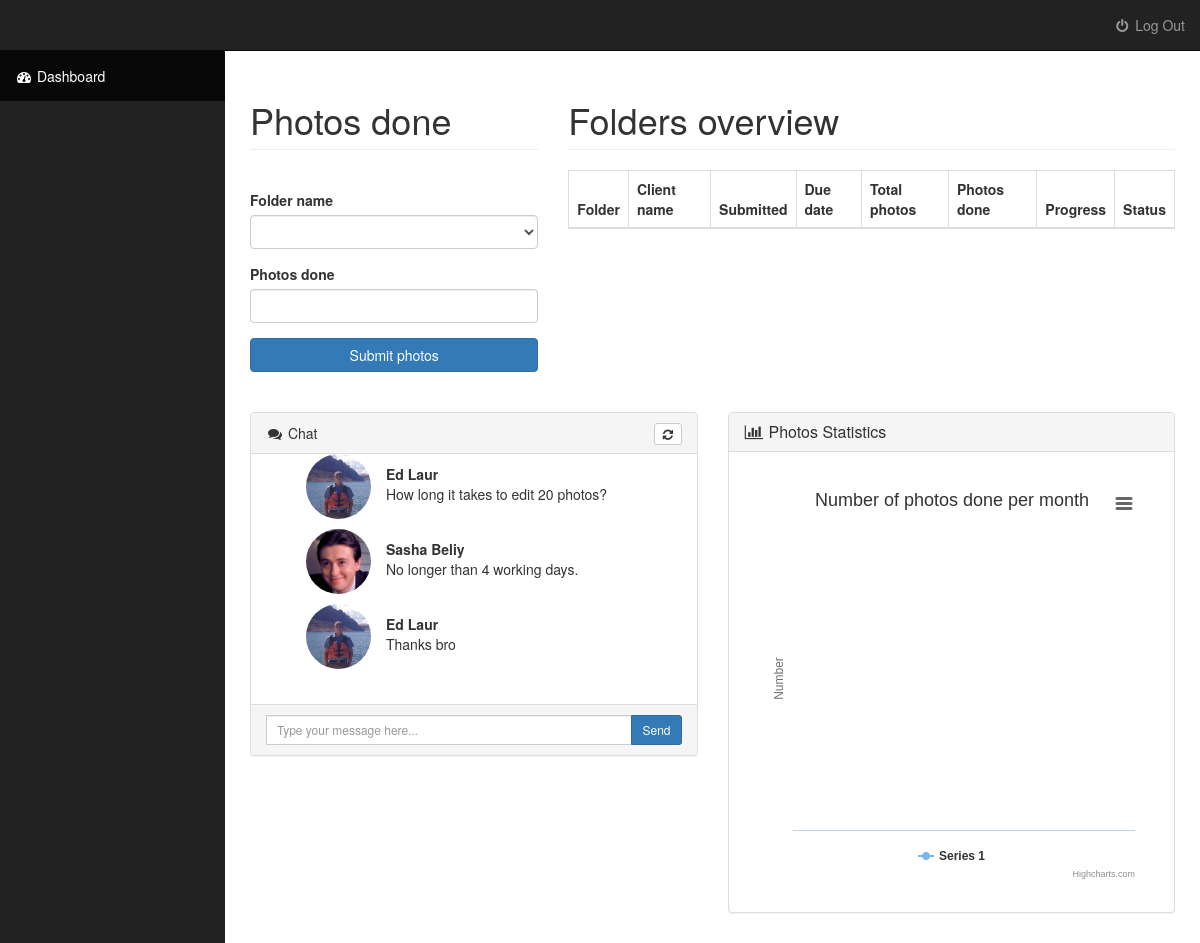
/web/workerViewDash.php (signed in), run on the app's committed database.
### tables this page shows
CREATE TABLE IF NOT EXISTS `messages` (
  `message_id` int(11) NOT NULL AUTO_INCREMENT,
  `message_sender` varchar(45) NOT NULL,
  `message_receiver` varchar(45) NOT NULL,
  `message_text` text NOT NULL,
  `message_date` datetime NOT NULL,
  PRIMARY KEY (`message_id`)
);

### web/workerViewDash.php (the view, shortened to what this page needs)
<?php include '../resources/include/header.php';?>
<link rel="stylesheet" href="../resources/css/bootstrap.min.css">
<link rel="stylesheet" href="../resources/css/dataTables.bootstrap.min.css">
<link rel="stylesheet" href="../resources/css/sb-admin.css">
<link rel="stylesheet" href="../resources/font-awesome/css/font-awesome.min.css">
<div id="wrapper">
  <nav class="navbar navbar-inverse navbar-fixed-top " role="navigation">
    <ul class="nav navbar-right top-nav">
      <li>
        <a href="logout.php"><i class="fa fa-fw fa-power-off"></i> Log Out</a>
      </li>
    </ul>
    <div class="collapse navbar-collapse navbar-ex1-collapse">
      <ul class="nav navbar-nav side-nav ">
        <li class='active'>
          <a href="workerViewDash.php"><i class="fa fa-fw fa-dashboard"></i> Dashboard</a>
        </li>
      </ul>
    </div>
  </nav>
  <div id="page-wrapper">
    <div class="container-fluid">
      <div class="row">
        <div class="col-lg-4">
                        <h1 class="page-header">
                            Photos done
                        </h1>
                    </div>
                                        <div class="col-lg-8">
                        <h1 class="page-header">
                            Folders overview
                        </h1>
                    </div>
      </div>
      <div class="row">
        <div class="col-lg-4" style="margin-top: 20px">
          <form method="POST" action='../resources/controller/doneController.php'>
            <div class="form-group">
              <label>Folder name</label>
                <select class="form-control" name="folder">
                  <option selected disabled hidden style='display: none' value=''></option>
                </select>
            </div>
            <div class="form-group">
              <label>Photos done</label>
              <input type="number" class="form-control" name="photos">
            </div>
            <button type="submit" class="btn btn-primary col-lg-12">Submit photos</button>
          </form>
        </div>
        <div class="col-lg-8">
          <table id="example" class="table table-striped table-bordered" cellspacing="0" width="100%">
            <thead>
              <tr>
                <th>Folder</th>
                <th>Client name</th>
                <th>Submitted</th>
                <th>Due date</th>
                <th>Total photos</th>
                <th>Photos done</th>
                <th>Progress</th>
                <th>Status</th>
              </tr>
            </thead>
          </table>
        </div>
      </div>
      <div class="row">
        <div class="col-lg-6">
          <div class="chat-panel panel panel-default" >
            <div class="panel-heading">
              <i class="fa fa-comments fa-fw"></i>
              Chat
              <div class="btn-group pull-right">
                <button type="button" class="btn btn-default btn-xs " >
                <i class="fa fa-refresh fa-fw"></i>
              </div>
            </div>
            <div class="panel-body" id="idk" style="height: 250px; overflow:auto;">
              <ul class="chat" style="list-style-type:none">
                <?php
                $smessages="select * from messages where ".
                "message_sender='".$_SESSION["user_id"]."' OR message_receiver='".$_SESSION["user_id"]."' ORDER BY message_date";
                $query4=mysqli_query($dbhandle,$smessages) or die(mysql_error());
                while($res4 = mysqli_fetch_array($query4))
                {
                  $mrecepient="(select * from workers where worker_id=".$res4[1].
                  ") UNION (select * from clients where client_id=".$res4[1].")";
                  $query5=mysqli_query($dbhandle,$mrecepient) or die(mysql_error());
                  if($res5=mysqli_fetch_array($query5)){
                 ?>
                 <li class="left clearfix">
                  <span class="chat-img pull-left">
                    <img src="../resources/images/<?php echo $res5[1]."".$res5[2];?>.png" alt="User Avatar" class="img-circle" style="width: 65px; height: 65px; margin-right: 15px; margin-bottom: 10px">
                  </span>
                  <div class="chat-body clearfix" style="margin-top: 10px">
                    <div class="header">
                      <strong class="primary-font"><?php echo $res5[1]." ".$res5[2];?></strong>
                    </div>
                    <p>
                      <?=$res4[3];?>
                    </p>
                     </div>
                 </li>
                <?php }}; ?>
               </ul>
              </div>
              <div class="panel-footer">
                <form method="POST" action='../resources/controller/messageController.php?sender=worker'>
                  <div class="input-group">
                    <input  type="text" class="form-control input-sm" placeholder="Type your message here..." name="message">
                    <span class="input-group-btn">
                      <button type='submit' class="btn btn-primary btn-sm" id="btn-chat">
                      Send
                      </button>
                    </span>
                  </div>
                </form>
              </div>
            </div>
          </div>
          <div class="col-lg-6">
            <div class="panel panel-default">
              <div class="panel-heading">
                <h3 class="panel-title"><i class="fa fa-bar-chart-o fa-fw"></i> Photos Statistics</h3>
              </div>
              <div class="panel-body" >
                <div class="panel-body" id="container" >
                </div>
              </div>
            </div>
          </div>
        </div>
      </div>
    </div>
  </div>
<?php include '../resources/include/footer.php'; ?>

### resources/css/sb-admin.css (style rules this page uses)
body { margin-top: 100px; background-color: #222; }
@media (min-width:768px) { body { margin-top: 50px; } }
#wrapper { padding-left: 0; }
#page-wrapper { width: 100%; padding: 0; background-color: #fff; }
@media (min-width:768px) { #wrapper { padding-left: 225px; } }
@media (min-width:768px) { #page-wrapper { padding: 10px; } }
.top-nav { padding: 0 15px; }
.top-nav>li { display: inline-block; float: left; }
.top-nav>li>a { padding-top: 15px; padding-bottom: 15px; line-height: 20px; color: #999; }
@media (min-width:768px) { .side-nav { position: fixed; top: 51px; left: 225px; width: 225px; margin-left: -225px; border: none; border-radius: 0; overflow-y: auto; background-color: #222; bottom: 0; overflow-x: hidden; padding-bottom: 40px; } }
@media (min-width:768px) { .side-nav>li>a { width: 225px; } }

### data on the page
messages: res5 "Ed", res5 "Laur", message_text "How long it takes to edit 20 photos?"
messages: shows a picture, res5 "Sasha", res5 "Beliy", message_text "No longer than 4 working days."
messages: res5 "Ed", res5 "Laur", message_text "Thanks bro"
